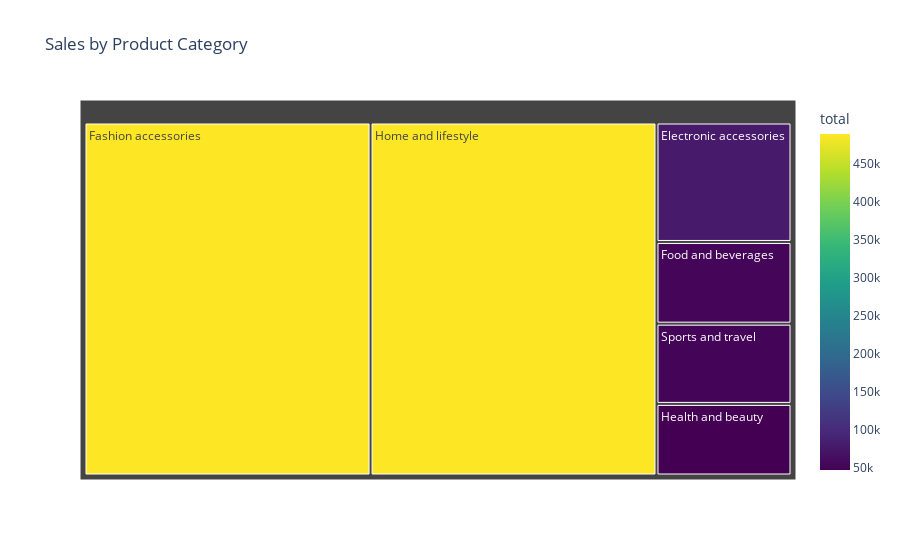

This figure's notebook cell:
### Code cell
# Treemap for product categories and sales
fig = px.treemap(
    category_sales,
    path=['category'],         # each category gets its own rectangle
    values='total',            # size of rectangle = total sales
    title='Sales by Product Category',
    color='total',             # color of rectangle = total sales
    color_continuous_scale='Viridis'  # color gradient from low to high
)
fig.show()

### Figure 1 — Plotly figure (JSON) as saved in the notebook; plotly's stock layout.template omitted (floating-point values rounded to 4 significant figures)
{"data": [{"branchvalues": "total", "customdata": [[78180.0], [489500.0], [53470.0], [46850.0], [489300.0], [52500.0]], "domain": {"x": [0, 1], "y": [0, 1]}, "hovertemplate": "labels=%{label}<br>total_sum=%{value}<br>parent=%{parent}<br>id=%{id}<br>total=%{color}<extra></extra>", "ids": ["Electronic accessories", "Fashion accessories", "Food and beverages", "Health and beauty", "Home and lifestyle", "Sports and travel"], "labels": ["Electronic accessories", "Fashion accessories", "Food and beverages", "Health and beauty", "Home and lifestyle", "Sports and travel"], "marker": {"coloraxis": "coloraxis", "colors": [78180.0, 489500.0, 53470.0, 46850.0, 489300.0, 52500.0]}, "name": "", "parents": ["", "", "", "", "", ""], "type": "treemap", "values": [78180.0, 489500.0, 53470.0, 46850.0, 489300.0, 52500.0]}], "layout": {"coloraxis": {"colorbar": {"title": {"text": "total"}}, "colorscale": [[0, "#440154"], [0.1111, "#482878"], [0.2222, "#3e4989"], [0.3333, "#31688e"], [0.4444, "#26828e"], [0.5556, "#1f9e89"], [0.6667, "#35b779"], [0.7778, "#6ece58"], [0.8889, "#b5de2b"], [1, "#fde725"]]}, "legend": {"tracegroupgap": 0}, "title": {"text": "Sales by Product Category"}}}
